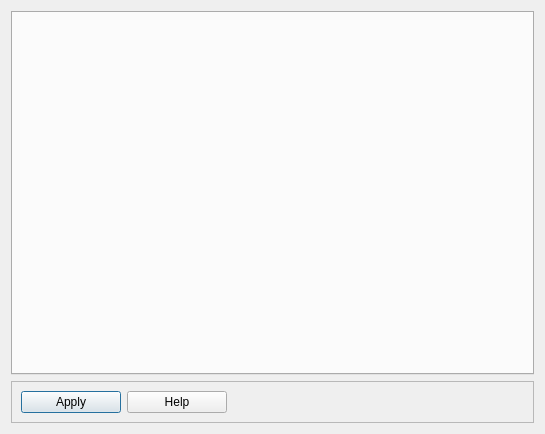
<?xml version="1.0" encoding="UTF-8"?>
<ui version="4.0">
 <class>ConfigurationDialog</class>
 <widget class="QDialog" name="ConfigurationDialog">
  <property name="geometry">
   <rect>
    <x>0</x>
    <y>0</y>
    <width>545</width>
    <height>434</height>
   </rect>
  </property>
  <property name="windowTitle">
   <string>Configuration dialog</string>
  </property>
  <layout class="QGridLayout" name="gridLayout">
   <item row="0" column="0">
    <widget class="QTabWidget" name="tabWidget">
     <property name="tabsClosable">
      <bool>true</bool>
     </property>
     <property name="movable">
      <bool>true</bool>
     </property>
    </widget>
   </item>
   <item row="1" column="0">
    <widget class="QFrame" name="frame">
     <property name="frameShape">
      <enum>QFrame::StyledPanel</enum>
     </property>
     <property name="frameShadow">
      <enum>QFrame::Raised</enum>
     </property>
     <layout class="QFormLayout" name="formLayout">
      <item row="0" column="0">
       <widget class="QPushButton" name="applyButton">
        <property name="minimumSize">
         <size>
          <width>100</width>
          <height>0</height>
         </size>
        </property>
        <property name="maximumSize">
         <size>
          <width>100</width>
          <height>16777215</height>
         </size>
        </property>
        <property name="text">
         <string>Apply</string>
        </property>
       </widget>
      </item>
      <item row="0" column="1">
       <widget class="QPushButton" name="helpButton">
        <property name="minimumSize">
         <size>
          <width>0</width>
          <height>0</height>
         </size>
        </property>
        <property name="maximumSize">
         <size>
          <width>100</width>
          <height>16777215</height>
         </size>
        </property>
        <property name="text">
         <string>Help</string>
        </property>
       </widget>
      </item>
     </layout>
    </widget>
   </item>
  </layout>
 </widget>
 <resources/>
 <connections/>
</ui>
